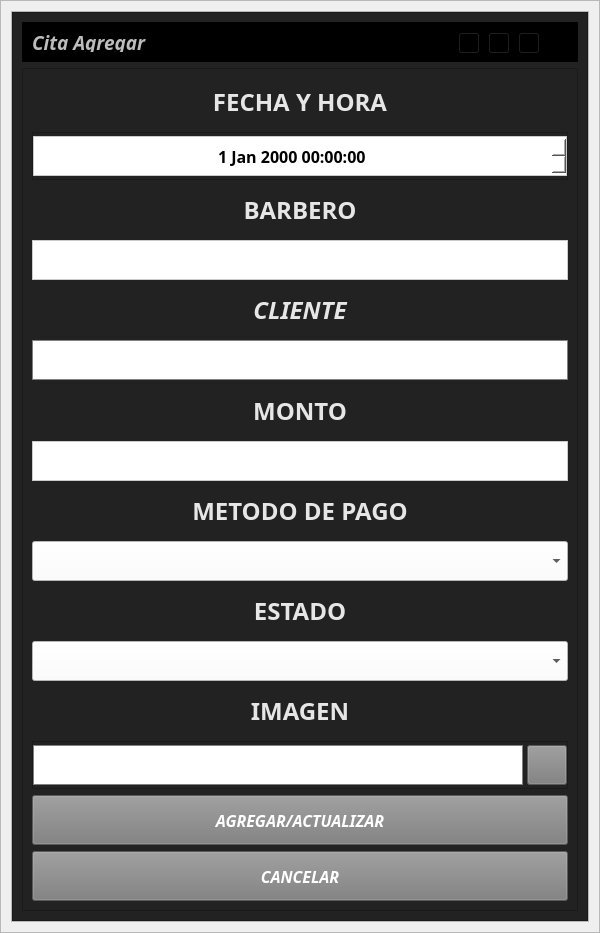
<?xml version="1.0" encoding="UTF-8"?>
<ui version="4.0">
 <class>add_edit_menu</class>
 <widget class="QWidget" name="add_edit_menu">
  <property name="geometry">
   <rect>
    <x>0</x>
    <y>0</y>
    <width>600</width>
    <height>933</height>
   </rect>
  </property>
  <property name="minimumSize">
   <size>
    <width>600</width>
    <height>0</height>
   </size>
  </property>
  <property name="maximumSize">
   <size>
    <width>16777215</width>
    <height>16777215</height>
   </size>
  </property>
  <property name="windowTitle">
   <string>Form</string>
  </property>
  <layout class="QVBoxLayout" name="verticalLayout">
   <property name="spacing">
    <number>0</number>
   </property>
   <property name="leftMargin">
    <number>0</number>
   </property>
   <property name="topMargin">
    <number>0</number>
   </property>
   <property name="rightMargin">
    <number>0</number>
   </property>
   <property name="bottomMargin">
    <number>0</number>
   </property>
   <item>
    <widget class="QFrame" name="central_widget_frame">
     <property name="maximumSize">
      <size>
       <width>600</width>
       <height>16777215</height>
      </size>
     </property>
     <property name="frameShape">
      <enum>QFrame::StyledPanel</enum>
     </property>
     <property name="frameShadow">
      <enum>QFrame::Raised</enum>
     </property>
     <layout class="QVBoxLayout" name="shadow_layout">
      <property name="spacing">
       <number>0</number>
      </property>
      <property name="leftMargin">
       <number>10</number>
      </property>
      <property name="topMargin">
       <number>10</number>
      </property>
      <property name="rightMargin">
       <number>10</number>
      </property>
      <property name="bottomMargin">
       <number>10</number>
      </property>
      <item>
       <widget class="QFrame" name="background_frame">
        <property name="frameShape">
         <enum>QFrame::StyledPanel</enum>
        </property>
        <property name="frameShadow">
         <enum>QFrame::Raised</enum>
        </property>
        <layout class="QVBoxLayout" name="verticalLayout_2">
         <property name="spacing">
          <number>0</number>
         </property>
         <property name="leftMargin">
          <number>0</number>
         </property>
         <property name="topMargin">
          <number>0</number>
         </property>
         <property name="rightMargin">
          <number>0</number>
         </property>
         <property name="bottomMargin">
          <number>0</number>
         </property>
         <item>
          <widget class="QFrame" name="content_frame">
           <property name="minimumSize">
            <size>
             <width>0</width>
             <height>0</height>
            </size>
           </property>
           <property name="styleSheet">
            <string notr="true">background-color: rgb(34, 34, 34);</string>
           </property>
           <property name="frameShape">
            <enum>QFrame::StyledPanel</enum>
           </property>
           <property name="frameShadow">
            <enum>QFrame::Raised</enum>
           </property>
           <layout class="QVBoxLayout" name="verticalLayout_7">
            <property name="spacing">
             <number>6</number>
            </property>
            <property name="leftMargin">
             <number>9</number>
            </property>
            <property name="topMargin">
             <number>9</number>
            </property>
            <property name="rightMargin">
             <number>9</number>
            </property>
            <property name="bottomMargin">
             <number>9</number>
            </property>
            <item>
             <widget class="QFrame" name="frame_nav">
              <property name="minimumSize">
               <size>
                <width>0</width>
                <height>40</height>
               </size>
              </property>
              <property name="maximumSize">
               <size>
                <width>16777215</width>
                <height>40</height>
               </size>
              </property>
              <property name="styleSheet">
               <string notr="true">background-color: rgb(0, 0, 0);</string>
              </property>
              <property name="frameShape">
               <enum>QFrame::StyledPanel</enum>
              </property>
              <property name="frameShadow">
               <enum>QFrame::Raised</enum>
              </property>
              <layout class="QHBoxLayout" name="horizontalLayout_6">
               <item>
                <widget class="QLabel" name="label_tittle">
                 <property name="font">
                  <font>
                   <family>Tw Cen MT</family>
                   <pointsize>14</pointsize>
                   <weight>75</weight>
                   <italic>true</italic>
                   <bold>true</bold>
                  </font>
                 </property>
                 <property name="styleSheet">
                  <string notr="true">
color: rgb(189, 189, 189);</string>
                 </property>
                 <property name="text">
                  <string>Cita Agregar</string>
                 </property>
                </widget>
               </item>
               <item>
                <widget class="QFrame" name="butttons_holder_frame">
                 <property name="minimumSize">
                  <size>
                   <width>110</width>
                   <height>30</height>
                  </size>
                 </property>
                 <property name="maximumSize">
                  <size>
                   <width>110</width>
                   <height>16777215</height>
                  </size>
                 </property>
                 <property name="frameShape">
                  <enum>QFrame::StyledPanel</enum>
                 </property>
                 <property name="frameShadow">
                  <enum>QFrame::Raised</enum>
                 </property>
                 <widget class="QToolButton" name="minimize_button">
                  <property name="geometry">
                   <rect>
                    <x>0</x>
                    <y>0</y>
                    <width>22</width>
                    <height>22</height>
                   </rect>
                  </property>
                  <property name="text">
                   <string>...</string>
                  </property>
                  <property name="icon">
                   <iconset>
                    <normaloff>L:/AngelCuk/assets/icons/minimize-window.png</normaloff>L:/AngelCuk/assets/icons/minimize-window.png</iconset>
                  </property>
                 </widget>
                 <widget class="QToolButton" name="restore_button">
                  <property name="geometry">
                   <rect>
                    <x>30</x>
                    <y>0</y>
                    <width>22</width>
                    <height>22</height>
                   </rect>
                  </property>
                  <property name="text">
                   <string>...</string>
                  </property>
                  <property name="icon">
                   <iconset>
                    <normaloff>L:/AngelCuk/assets/icons/restore-window.png</normaloff>L:/AngelCuk/assets/icons/restore-window.png</iconset>
                  </property>
                 </widget>
                 <widget class="QToolButton" name="maximize_button">
                  <property name="geometry">
                   <rect>
                    <x>30</x>
                    <y>0</y>
                    <width>22</width>
                    <height>22</height>
                   </rect>
                  </property>
                  <property name="text">
                   <string>...</string>
                  </property>
                  <property name="icon">
                   <iconset>
                    <normaloff>L:/AngelCuk/assets/icons/maximize-window.png</normaloff>L:/AngelCuk/assets/icons/maximize-window.png</iconset>
                  </property>
                 </widget>
                 <widget class="QToolButton" name="close_button">
                  <property name="geometry">
                   <rect>
                    <x>60</x>
                    <y>0</y>
                    <width>22</width>
                    <height>22</height>
                   </rect>
                  </property>
                  <property name="text">
                   <string>...</string>
                  </property>
                  <property name="icon">
                   <iconset>
                    <normaloff>L:/AngelCuk/assets/icons/close-window.png</normaloff>L:/AngelCuk/assets/icons/close-window.png</iconset>
                  </property>
                 </widget>
                </widget>
               </item>
              </layout>
             </widget>
            </item>
            <item>
             <widget class="QFrame" name="frame_inferior">
              <property name="maximumSize">
               <size>
                <width>16777215</width>
                <height>16777215</height>
               </size>
              </property>
              <property name="frameShape">
               <enum>QFrame::StyledPanel</enum>
              </property>
              <property name="frameShadow">
               <enum>QFrame::Raised</enum>
              </property>
              <layout class="QVBoxLayout" name="verticalLayout_3">
               <item>
                <widget class="QLabel" name="fecha_tittle">
                 <property name="font">
                  <font>
                   <family>Segoe UI Black</family>
                   <pointsize>18</pointsize>
                   <weight>75</weight>
                   <italic>false</italic>
                   <bold>true</bold>
                  </font>
                 </property>
                 <property name="styleSheet">
                  <string notr="true">color: rgb(230, 230, 230);</string>
                 </property>
                 <property name="text">
                  <string>FECHA Y HORA</string>
                 </property>
                 <property name="alignment">
                  <set>Qt::AlignCenter</set>
                 </property>
                </widget>
               </item>
               <item>
                <widget class="QFrame" name="frame_2">
                 <property name="minimumSize">
                  <size>
                   <width>0</width>
                   <height>40</height>
                  </size>
                 </property>
                 <property name="frameShape">
                  <enum>QFrame::StyledPanel</enum>
                 </property>
                 <property name="frameShadow">
                  <enum>QFrame::Raised</enum>
                 </property>
                 <layout class="QHBoxLayout" name="horizontalLayout_2">
                  <property name="spacing">
                   <number>4</number>
                  </property>
                  <property name="leftMargin">
                   <number>0</number>
                  </property>
                  <property name="topMargin">
                   <number>0</number>
                  </property>
                  <property name="rightMargin">
                   <number>0</number>
                  </property>
                  <property name="bottomMargin">
                   <number>0</number>
                  </property>
                  <item>
                   <widget class="QDateTimeEdit" name="fechahora_dateTimeEdit">
                    <property name="sizePolicy">
                     <sizepolicy hsizetype="Minimum" vsizetype="Maximum">
                      <horstretch>0</horstretch>
                      <verstretch>0</verstretch>
                     </sizepolicy>
                    </property>
                    <property name="minimumSize">
                     <size>
                      <width>0</width>
                      <height>40</height>
                     </size>
                    </property>
                    <property name="font">
                     <font>
                      <family>Microsoft YaHei</family>
                      <pointsize>12</pointsize>
                      <weight>75</weight>
                      <bold>true</bold>
                     </font>
                    </property>
                    <property name="styleSheet">
                     <string notr="true">background-color: rgb(255, 255, 255);
border: 1px solid #cbcbcb;</string>
                    </property>
                    <property name="alignment">
                     <set>Qt::AlignCenter</set>
                    </property>
                   </widget>
                  </item>
                 </layout>
                </widget>
               </item>
               <item>
                <widget class="QLabel" name="barbero_tittle">
                 <property name="font">
                  <font>
                   <family>Segoe UI Black</family>
                   <pointsize>18</pointsize>
                   <weight>75</weight>
                   <italic>false</italic>
                   <bold>true</bold>
                  </font>
                 </property>
                 <property name="styleSheet">
                  <string notr="true">color: rgb(230, 230, 230);</string>
                 </property>
                 <property name="text">
                  <string>BARBERO</string>
                 </property>
                 <property name="alignment">
                  <set>Qt::AlignCenter</set>
                 </property>
                </widget>
               </item>
               <item>
                <widget class="QLineEdit" name="barbero_lineEdit">
                 <property name="minimumSize">
                  <size>
                   <width>0</width>
                   <height>40</height>
                  </size>
                 </property>
                 <property name="styleSheet">
                  <string notr="true">background-color: rgb(255, 255, 255);
border: 1px solid #cbcbcb;</string>
                 </property>
                </widget>
               </item>
               <item>
                <widget class="QLabel" name="cliente_tittle">
                 <property name="font">
                  <font>
                   <family>Segoe UI Black</family>
                   <pointsize>18</pointsize>
                   <weight>75</weight>
                   <italic>true</italic>
                   <bold>true</bold>
                  </font>
                 </property>
                 <property name="styleSheet">
                  <string notr="true">color: rgb(230, 230, 230);</string>
                 </property>
                 <property name="text">
                  <string>CLIENTE</string>
                 </property>
                 <property name="alignment">
                  <set>Qt::AlignCenter</set>
                 </property>
                </widget>
               </item>
               <item>
                <widget class="QLineEdit" name="cliente_lineEdit">
                 <property name="minimumSize">
                  <size>
                   <width>400</width>
                   <height>40</height>
                  </size>
                 </property>
                 <property name="maximumSize">
                  <size>
                   <width>16777215</width>
                   <height>16777215</height>
                  </size>
                 </property>
                 <property name="styleSheet">
                  <string notr="true">background-color: white;
border: 1px solid grey;</string>
                 </property>
                </widget>
               </item>
               <item>
                <widget class="QLabel" name="monto_tittle">
                 <property name="font">
                  <font>
                   <family>Segoe UI Black</family>
                   <pointsize>18</pointsize>
                   <weight>75</weight>
                   <italic>false</italic>
                   <bold>true</bold>
                  </font>
                 </property>
                 <property name="styleSheet">
                  <string notr="true">color: rgb(230, 230, 230);</string>
                 </property>
                 <property name="text">
                  <string>MONTO</string>
                 </property>
                 <property name="alignment">
                  <set>Qt::AlignCenter</set>
                 </property>
                </widget>
               </item>
               <item>
                <widget class="QLineEdit" name="monto_lineEdit">
                 <property name="minimumSize">
                  <size>
                   <width>0</width>
                   <height>40</height>
                  </size>
                 </property>
                 <property name="styleSheet">
                  <string notr="true">background-color: rgb(255, 255, 255);
border: 1px solid #cbcbcb;</string>
                 </property>
                </widget>
               </item>
               <item>
                <widget class="QLabel" name="pago_tittle">
                 <property name="font">
                  <font>
                   <family>Segoe UI Black</family>
                   <pointsize>18</pointsize>
                   <weight>75</weight>
                   <italic>false</italic>
                   <bold>true</bold>
                  </font>
                 </property>
                 <property name="styleSheet">
                  <string notr="true">color: rgb(230, 230, 230);</string>
                 </property>
                 <property name="text">
                  <string>METODO DE PAGO</string>
                 </property>
                 <property name="alignment">
                  <set>Qt::AlignCenter</set>
                 </property>
                </widget>
               </item>
               <item>
                <widget class="QComboBox" name="pago_comboBox">
                 <property name="minimumSize">
                  <size>
                   <width>0</width>
                   <height>40</height>
                  </size>
                 </property>
                 <property name="styleSheet">
                  <string notr="true">background-color: rgb(255, 255, 255);</string>
                 </property>
                </widget>
               </item>
               <item>
                <widget class="QLabel" name="estado_tittle">
                 <property name="font">
                  <font>
                   <family>Segoe UI Black</family>
                   <pointsize>18</pointsize>
                   <weight>75</weight>
                   <italic>false</italic>
                   <bold>true</bold>
                  </font>
                 </property>
                 <property name="styleSheet">
                  <string notr="true">color: rgb(230, 230, 230);</string>
                 </property>
                 <property name="text">
                  <string>ESTADO</string>
                 </property>
                 <property name="alignment">
                  <set>Qt::AlignCenter</set>
                 </property>
                </widget>
               </item>
               <item>
                <widget class="QComboBox" name="estado_comboBox">
                 <property name="minimumSize">
                  <size>
                   <width>0</width>
                   <height>40</height>
                  </size>
                 </property>
                 <property name="styleSheet">
                  <string notr="true">background-color: rgb(255, 255, 255);</string>
                 </property>
                </widget>
               </item>
               <item>
                <widget class="QLabel" name="imagen_tittle">
                 <property name="font">
                  <font>
                   <family>Segoe UI Black</family>
                   <pointsize>18</pointsize>
                   <weight>75</weight>
                   <italic>false</italic>
                   <bold>true</bold>
                  </font>
                 </property>
                 <property name="styleSheet">
                  <string notr="true">color: rgb(230, 230, 230);</string>
                 </property>
                 <property name="text">
                  <string>IMAGEN</string>
                 </property>
                 <property name="alignment">
                  <set>Qt::AlignCenter</set>
                 </property>
                </widget>
               </item>
               <item>
                <widget class="QFrame" name="frame">
                 <property name="minimumSize">
                  <size>
                   <width>0</width>
                   <height>40</height>
                  </size>
                 </property>
                 <property name="frameShape">
                  <enum>QFrame::StyledPanel</enum>
                 </property>
                 <property name="frameShadow">
                  <enum>QFrame::Raised</enum>
                 </property>
                 <layout class="QHBoxLayout" name="horizontalLayout">
                  <property name="spacing">
                   <number>4</number>
                  </property>
                  <property name="leftMargin">
                   <number>0</number>
                  </property>
                  <property name="topMargin">
                   <number>0</number>
                  </property>
                  <property name="rightMargin">
                   <number>0</number>
                  </property>
                  <property name="bottomMargin">
                   <number>0</number>
                  </property>
                  <item>
                   <widget class="QLineEdit" name="imagen_lineEdit">
                    <property name="minimumSize">
                     <size>
                      <width>70</width>
                      <height>40</height>
                     </size>
                    </property>
                    <property name="maximumSize">
                     <size>
                      <width>16777215</width>
                      <height>16777215</height>
                     </size>
                    </property>
                    <property name="styleSheet">
                     <string notr="true">background-color: white;
border: 1px solid grey;</string>
                    </property>
                   </widget>
                  </item>
                  <item>
                   <widget class="QPushButton" name="pushButton_img">
                    <property name="minimumSize">
                     <size>
                      <width>40</width>
                      <height>40</height>
                     </size>
                    </property>
                    <property name="maximumSize">
                     <size>
                      <width>40</width>
                      <height>40</height>
                     </size>
                    </property>
                    <property name="font">
                     <font>
                      <family>Segoe UI Black</family>
                      <pointsize>12</pointsize>
                      <weight>75</weight>
                      <italic>true</italic>
                      <bold>true</bold>
                     </font>
                    </property>
                    <property name="styleSheet">
                     <string notr="true">QPushButton {
background-color: #7c7c7c;
color: white;
}

QPushButton:hover {
background-color: rgb(0, 195, 0);
}</string>
                    </property>
                    <property name="text">
                     <string/>
                    </property>
                    <property name="icon">
                     <iconset>
                      <normaloff>../assets/icons/open-file.png</normaloff>../assets/icons/open-file.png</iconset>
                    </property>
                    <property name="iconSize">
                     <size>
                      <width>35</width>
                      <height>35</height>
                     </size>
                    </property>
                   </widget>
                  </item>
                 </layout>
                </widget>
               </item>
               <item>
                <widget class="QPushButton" name="add_edit_button">
                 <property name="minimumSize">
                  <size>
                   <width>0</width>
                   <height>50</height>
                  </size>
                 </property>
                 <property name="font">
                  <font>
                   <family>Segoe UI Black</family>
                   <pointsize>12</pointsize>
                   <weight>75</weight>
                   <italic>true</italic>
                   <bold>true</bold>
                  </font>
                 </property>
                 <property name="styleSheet">
                  <string notr="true">QPushButton {
background-color: #7c7c7c;
color: white;
}

QPushButton:hover {
background-color: rgb(0, 195, 0);
}


</string>
                 </property>
                 <property name="text">
                  <string>AGREGAR/ACTUALIZAR</string>
                 </property>
                </widget>
               </item>
               <item>
                <widget class="QPushButton" name="cancel_button">
                 <property name="minimumSize">
                  <size>
                   <width>0</width>
                   <height>50</height>
                  </size>
                 </property>
                 <property name="font">
                  <font>
                   <family>Segoe UI Black</family>
                   <pointsize>12</pointsize>
                   <weight>75</weight>
                   <italic>true</italic>
                   <bold>true</bold>
                  </font>
                 </property>
                 <property name="styleSheet">
                  <string notr="true">QPushButton {
background-color: #7c7c7c;
color: white;
}

QPushButton:hover {
background-color: rgb(194, 0, 0);
}


</string>
                 </property>
                 <property name="text">
                  <string>CANCELAR</string>
                 </property>
                </widget>
               </item>
              </layout>
             </widget>
            </item>
           </layout>
          </widget>
         </item>
        </layout>
       </widget>
      </item>
     </layout>
    </widget>
   </item>
  </layout>
 </widget>
 <resources/>
 <connections/>
</ui>
